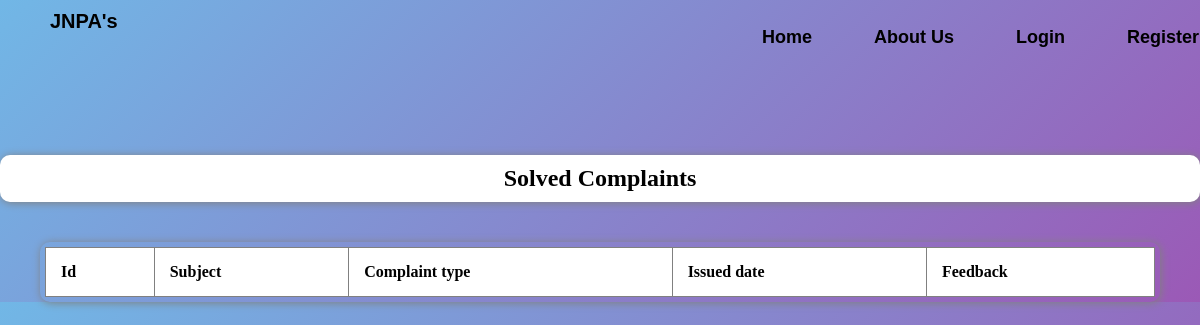
The app's page /solvedcom/, older data.
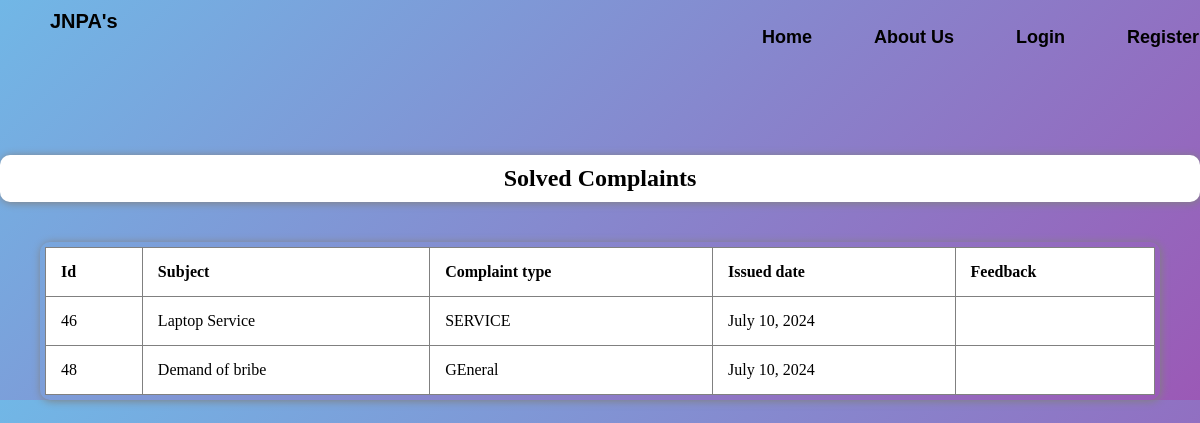
The same page, newer data.
### home/models.py (models this page shows)
class allComplaint(models.Model):
    user = models.ForeignKey(User,on_delete=models.CASCADE,null=True,blank=True)
    status=models.IntegerField(choices=ORDERSTATUS,default=1)
    Subject=models.CharField(max_length=200,blank=False,null=True)
    Type_of_complaint=models.CharField(null=True,max_length=200)
    Description=models.TextField(max_length=4000,blank=False,null=True)
    Time = models.DateField(auto_now=True)

### home/views.py (the view)
# urls.py: path('solvedcom/', views.solvedcom, name='solvedcom'),
def solvedcom(request):
    orderstatus =2
    data = allComplaint.objects.filter(status=orderstatus)
    return render(request,'solvedcom.html',locals())

### templates/solvedcom.html (shortened to what this page needs)
{% extends 'navigation.html' %}
{% block body%}
<!DOCTYPE html>
<html lang="en">
<head>
    {% load static %}
    <link rel="stylesheet" href="{% static 'solvedcom.css' %}">
    <link rel="stylesheet" href="{% static 'home.css' %}">
</head>
<body>
    <div class="title">
        <h2> Solved Complaints</h2>
    </div>
    <div class="tab">
        <table>
            <tr>
              <th>Id</th>
              <th>Subject</th>
              <th>Complaint type</th>
              <th>Issued date</th>
              <th>Feedback</th>
            </tr>
            {% for i in data %}
            <tr>
              <td>{{i.id}}</td>
              <td>{{i.Subject}}</td>
              <td>{{i.Type_of_complaint}}</td>
              <td>{{i.Time}}</td>
              <td>{{i.Feedback}}</td>
            </tr>
            {% endfor %}
    </div>
</body>
</html>{%endblock body%}

Row changes from the older to the newer data that the page shows:
now on this page (row edited): allComplaint: id "46", Subject "Laptop Service", Type_of_complaint "SERVICE", Time "July 10, 2024"
now on this page (row edited): allComplaint: id "48", Subject "Demand of bribe", Type_of_complaint "GEneral", Time "July 10, 2024"
